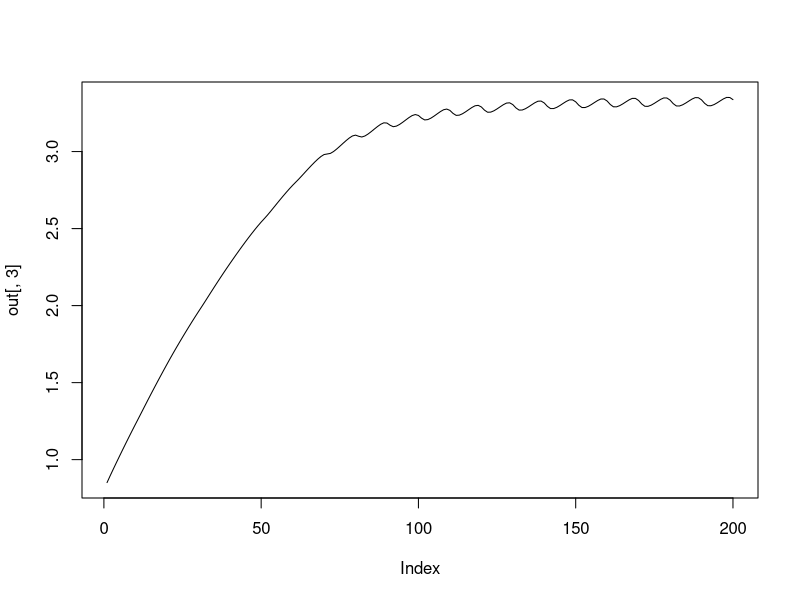
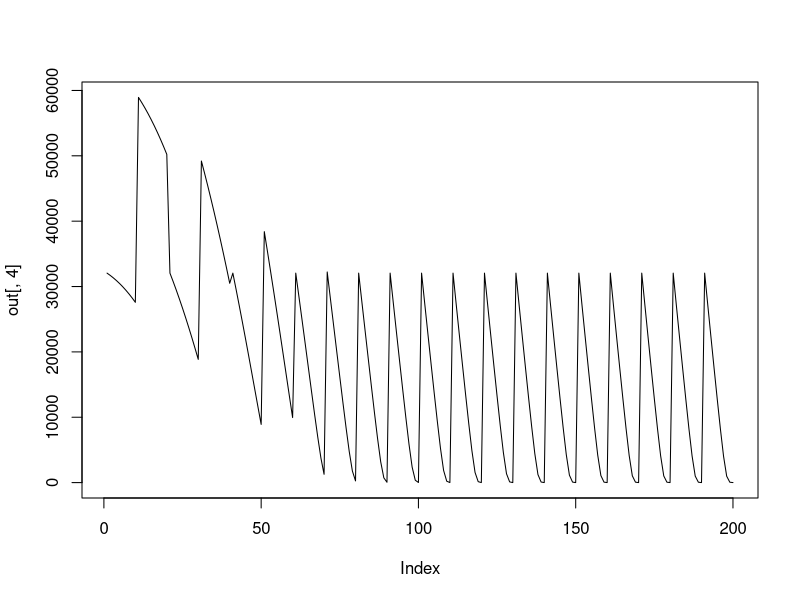

Write the R code that produced these figures, in order.
## This R-function computes the values of the derivatives of the ODE
## system at time t. For simplicity, I focus on reserves, length, and
## food density as the only state variables.
deb.model.batch <- function(t,y,params) {
    ## State variables
    UE <- y[1] ## total reserves
    L <- y[2] ## structural length
    X <- y[3]  ## food density cells/ml

    ## Parameters
    km <- 0.3314 ## somatic maintenance rate
    v <- 18.1    ## energy conductance
    g <- 10      ## energy investment ratio
    K <- 1585    ## half-saturation constant (cells/ml)
    JAm <- 3.8e5 ## max. SA-specific ingestion rate (cells/d/mm^2)
    Vol <- 80    ## container volume in ml

    ## Calculate the scaled reserve density
    e <- v*UE/L^3

    ## Calculate the assimilation and mobilization fluxes
    SA <- X/(K+X)*L^2 ## units are mm^2
    SC <- L^2*g*e/(g+e)*(1+L*km/v) ## units are mm^2

    ## Compute the derivatives of the ODE system
    dUEdt <- SA-SC ## is this actually a rate? units of SA and SC do not involve time
    dLdt <- 1/3*(v/(g*L^2)*SC-km*L)
    dXdt <- -JAm*SA/Vol ## X is in units of cells/ml, JAm*SA has units of cells/day, so I must divide by the container volume so that units of dXdt = cells/ml/day

    list(c(dUEdt,dLdt,dXdt))
}

## Structural length at birth
L0 <- 0.851

## Reserves at birth, from e=v*UE/L^3=1
UE0 <- 0.851^3/18.1

## Initial food density, assuming 0.05 mgC/daphnid/day, 1.95e-8
## mgC/cell, and a container volume of 80 ml (Coors et al. 2004 low
## food conditions). This is also the amount of food added each day.
X0 <- 0.05/1.95e-8/80

## Vector of initial conditions
y0 <- c(UE0,L0,X0)

## The numerical solver assumes that the state variables are
## continuous and smooth with smooth derivatives. This assumption is
## violated by the batch culture conditions, where a bolus of food is
## added once per day and individuals are transferred to new vials and
## fed a bolus of food every other day. A simple work-around for this
## problem is to solve the ODE for one-day intervals, with
## discontinuous changes in the food state between.
require(deSolve)

## Number of two-day transfers
no.transfers <- 10
## A vector to record the numerical solution results
out <- vector()

for (i in 1:no.transfers) {
    ## Simulate the first day (up to the first feeding)
    ## Times that explicit estimates of state variables are recorded
    times <- seq(0,1,0.1)

    ## Call to the numerical solver
    out1 <- lsoda(y=y0, times=times, func=deb.model.batch)

    ## Record the numerical solution in out - do not record the data
    ## in the final row, as this data serves as the initial conditions
    ## for the next simulation.
    out <- rbind(out, out1[1:(nrow(out1)-1),])

    ## Set the new initial conditions using the final state (the state
    ## variables are recorded in columns 2-4)
    y0 <- out1[nrow(out1),2:4]
    ## Add the bolus of food
    y0[3] <- y0[3]+X0

    ## Simulate the second day (up to the transfer)
    out2 <- lsoda(y=y0, times=times, func=deb.model.batch, parms=NULL)

    ## Record
    out <- rbind(out, out2[1:(nrow(out2)-1),])

    ## Set the new initial conditions
    y0 <- out2[nrow(out2),2:4]
    ## Transfers reset the amount of food to X0
    y0[3] <- X0

    ## Continue until the required number of transfers have been
    ## simulated.
}

## Plot length through time and compare to figure 6 in the appendix.
plot(out[,3], type='l')

## Plot food density through time
plot(out[,4], type='l')

## This matches with Figure 6 reasonably well - my individuals have to burn some structure each day, but the peak L value agrees very well with the observed maximum L in Coors et al.'s experiments.
